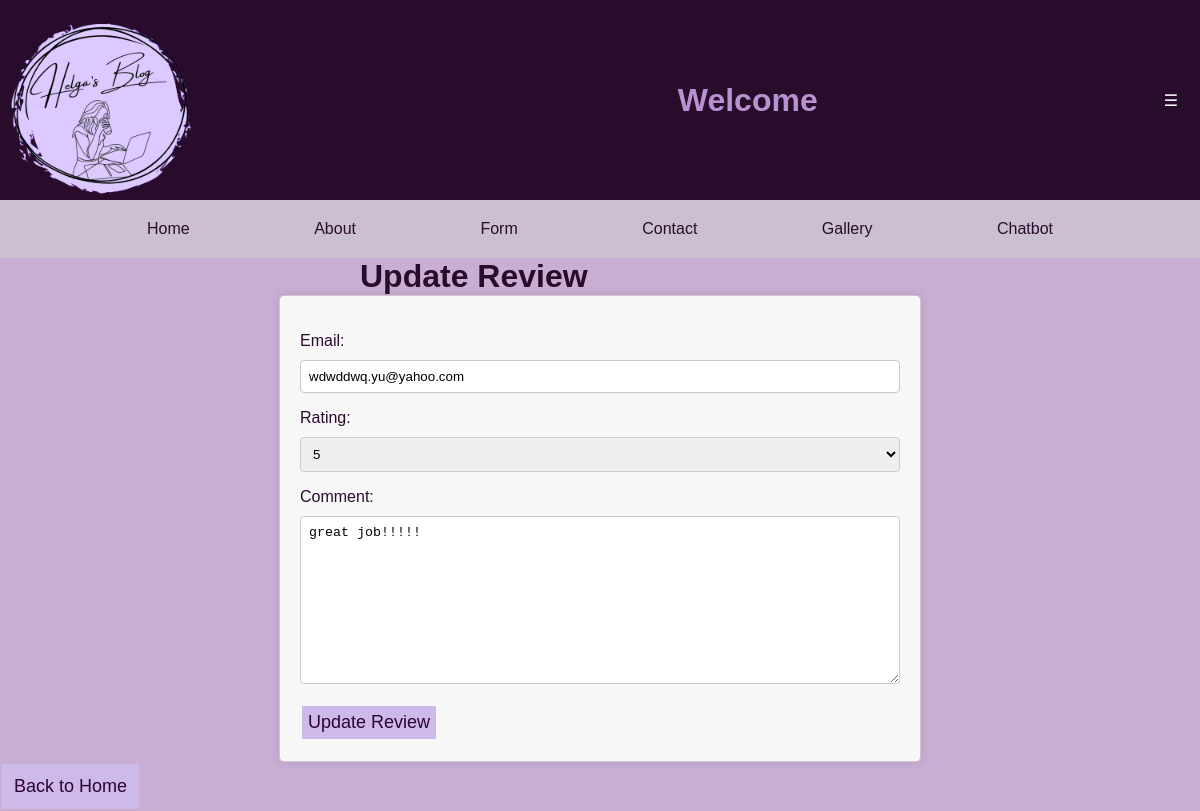
Screenshot of /update-review/7/ with the database file from the repository.
### myapp/models.py (models this page shows, shortened)
class Review(models.Model):
    email = models.EmailField()
    rating = models.IntegerField(choices=[(i, i) for i in range(1, 6)])
    comment = models.TextField()
    date = models.DateTimeField(auto_now_add=True)

### myapp/views.py (the view)
# urls.py: path('update-review/<int:review_id>/', views.update_review, name='update_review'),
def update_review(request, review_id):
    review = get_object_or_404(Review, pk=review_id)
    if request.method == 'POST':
        form = ReviewForm(request.POST, instance=review)
        if form.is_valid():
            form.save()
            return redirect('home')
    else:
        form = ReviewForm(instance=review)
    return render(request, 'update_review.html', {'form': form})

### myapp/forms.py
class ReviewForm(forms.ModelForm):
    class Meta:
        model = Review
        fields = ['email', 'rating', 'comment']

### myapp/templates/update_review.html (shortened to what this page needs)
<!DOCTYPE html>
<html lang="en">
<head>
{% load static %}
    <link rel="stylesheet" href="{% static 'submit_review.css' %}">
    <link rel="stylesheet" href="{% static 'menu.css' %}">
</head>
<body>
    <header>
        <div class="logo">
            <img src="{% static '1HELGAS BLOG.png' %}" alt="Logo">
        </div>
        <h1>Welcome</h1>
        <button id="menu-btn">&#9776;</button>
    </header>
    <nav>
        <a href="{% url 'home' %}">Home</a>
        <a href="{% url 'about' %}">About</a>
        <a href="{% url 'form' %}">Form</a>
        <a href="{% url 'contact' %}">Contact</a>
        <a href="{% url 'gallery' %}">Gallery</a>
        <a href="{% url 'chatbot' %}">Chatbot</a>
    </nav>
<h1>Update Review</h1>
<form method="post">
{{ form.as_p }}
<button type="submit">Update Review</button>
</form>
<a href="{% url 'home' %}"><button>Back to Home</button></a>
</body>
</html>

### myapp/static/submit_review.css (style rules this page uses)
body { font-family: 'Trebuchet MS', sans-serif; margin: 0; padding: 0; background-color: #c8aed3 ; color: #290b2c; }
img { max-width: 100%; height: auto; display: block; margin: 0 auto; float: left; }
button { color: rgb(44, 2, 48); background-color: rgb(205, 186, 235); font-size: large; font-family:'Trebuchet MS', 'Lucida Sans Unicode', 'Lucida Grande', 'Lucida Sans', Arial, sans-serif; font-style: bold; font-weight: 200; padding: 1%; margin: 2px; border: 0px; animation: animate-fade 3s; }
label { display: block; margin-bottom: 10px; }
input[type="text"], input[type="email"], textarea { width: 100%; padding: 8px; border: 1px solid #d2c3d3; border-radius: 4px; box-sizing: border-box; }
select { width: 100%; padding: 8px; border: 1px solid #ccc; border-radius: 4px; box-sizing: border-box; }
form { background-color: #f7f7f7; border: 1px solid #d2c3d3; border-radius: 5px; padding: 20px; box-shadow: 0 0 10px rgba(0, 0, 0, 0.1); max-width: 600px; margin: 0 auto; }

### myapp/static/menu.css (style rules this page uses)
header { background-color:#290b2c; color: rgb(184, 145, 209); animation: animate-fade 3s; text-align: center; font-family: 'Trebuchet MS', sans-serif; text-align: center; display: flex; align-items: center; justify-content: space-between; animation: animate-fade 3s; }
.logo { margin-right: auto; }
.logo img { width: 200px; height: auto; }
h1 { animation: example 5s infinite alternate; width: 40%; margin: auto; }
nav { background-color: #cbc0cf; padding: 20px; text-align: center; width: 100%; box-sizing: border-box; font-family: 'Trebuchet MS', sans-serif; display: block; }
nav a { text-decoration: none; color: #290b2c; margin: 40px; padding: 20px; }
#menu-btn { background-color: #290b2c; color: #fff; border: none; padding: 10px 20px; font-size: 16px; cursor: pointer; border-radius: 5px; }

### rows the page displays
Review: email "wdwddwq.yu@yahoo.com", rating "5", comment "great job!!!!!"
